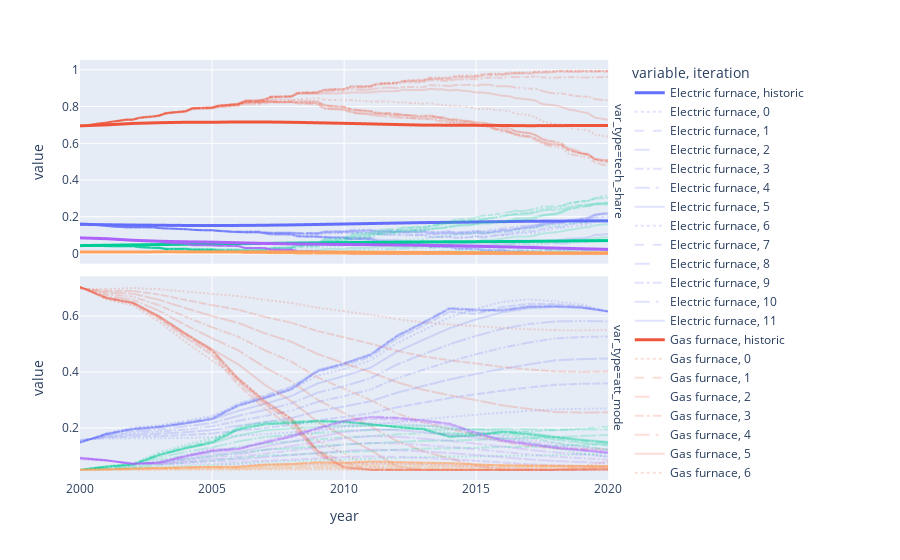

Notebook cell for this chart:
### Code cell
import plotly.express as px
# fig = px.line(fitted_tech_shares, x="year", y="value", color="variable", line_dash="iteration", template="plotly")
fig = px.line(data, x="year", y="value", color="variable", line_dash="iteration", template="plotly", facet_row="var_type")
fig.update_traces(opacity=.2, )
def historic_trace(trace):
    return "historic" in trace.name
fig.update_traces(line=dict(width=3, dash="solid"), opacity=1, selector = historic_trace)
fig.update_yaxes(matches=None)
